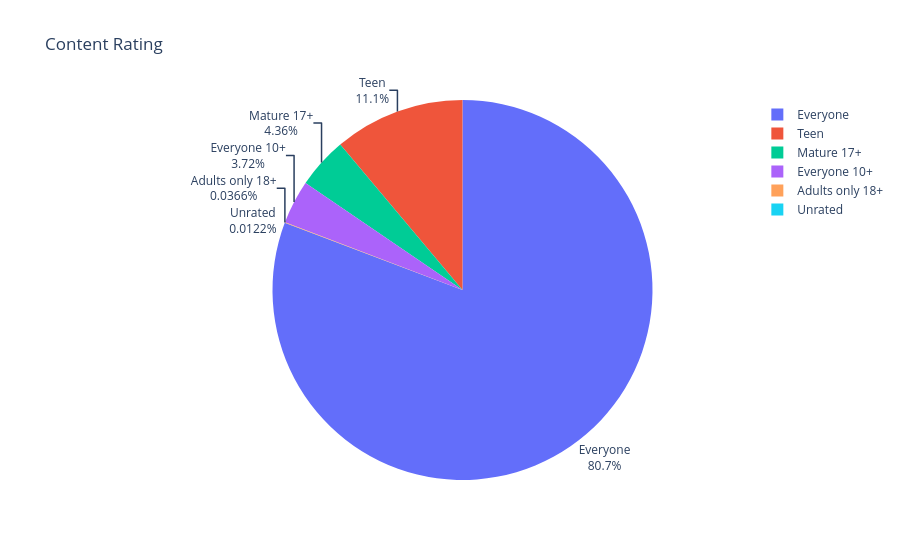

Write notebook code for a chart like this one.
### Code cell
fig = px.pie(labels=ratings.index,
             values=ratings.values,
             title="Content Rating",
             names=ratings.index,
             )
fig.update_traces(textposition='outside', textinfo='percent+label')

fig.show()

### Figure 1 — Plotly figure (JSON) as saved in the notebook; plotly's stock layout.template omitted (floating-point values rounded to 4 significant figures)
{"data": [{"domain": {"x": [0.0, 1.0], "y": [0.0, 1.0]}, "hovertemplate": "label=%{label}<br>value=%{value}<extra></extra>", "labels": ["Everyone", "Teen", "Mature 17+", "Everyone 10+", "Adults only 18+", "Unrated"], "legendgroup": "", "name": "", "showlegend": true, "values": [6619, 912, 357, 305, 3, 1], "type": "pie", "textinfo": "percent+label", "textposition": "outside"}], "layout": {"legend": {"tracegroupgap": 0}, "title": {"text": "Content Rating"}}}
